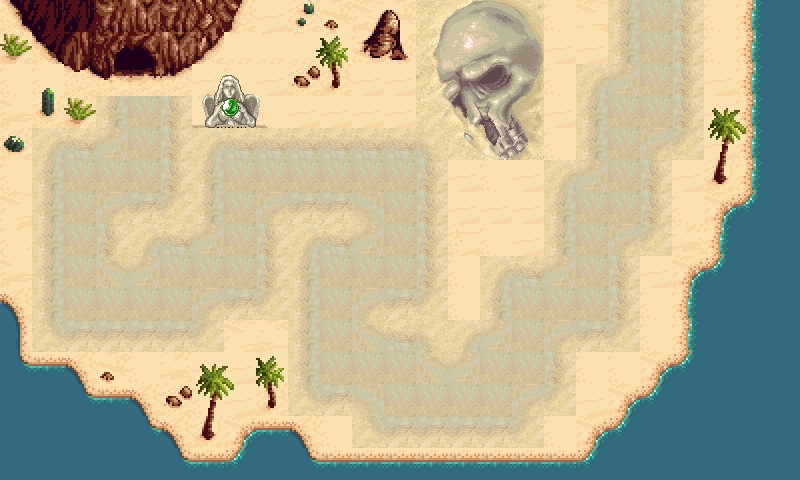

This game map was drawn from its Tiled (.tmx) file and the tilesets committed beside it. A one-line description and the full map source follow:
An orthogonal 25x15 tile map with 32x32 px tiles, 2 tile layers (background, foreground), 2 tilesets and 26 objects.

<map version="1.0" orientation="orthogonal" renderorder="right-down" width="25" height="15" tilewidth="32" tileheight="32" nextobjectid="29">
 <tileset firstgid="1" name="desert" tilewidth="32" tileheight="32" tilecount="312" columns="13">
  <image source="desert.png" width="416" height="768" />
 </tileset>
 <tileset firstgid="313" name="ground_tiles" tilewidth="32" tileheight="32" tilecount="441" columns="21">
  <image source="ground_tiles.png" width="672" height="701" />
 </tileset>
 <layer name="background" width="25" height="15">
  <data encoding="csv">
45,45,45,430,412,432,45,45,33,33,8,45,8,45,33,45,45,45,8,430,412,432,45,53,54,
45,45,45,430,412,432,33,46,46,46,46,45,45,45,33,33,33,33,33,430,412,432,45,53,54,
45,45,7,430,412,432,33,45,33,45,33,33,33,45,45,33,33,45,409,433,412,432,33,53,54,
32,45,33,430,412,432,46,45,45,33,33,33,33,45,33,33,45,33,430,412,412,432,33,53,54,
45,409,410,433,412,432,409,410,410,410,410,410,410,411,33,45,45,45,430,412,455,453,33,53,54,
45,430,412,412,412,432,430,412,412,412,412,412,412,432,33,45,33,409,433,412,432,33,45,53,54,
6,430,412,455,452,453,430,412,455,452,452,454,412,432,33,33,33,430,412,412,432,45,40,43,54,
19,430,412,432,409,410,433,412,432,409,410,433,412,432,97,45,33,430,412,455,453,85,53,54,54,
32,430,412,434,433,412,412,412,432,430,412,412,412,432,45,409,410,433,412,432,33,40,43,54,54,
42,430,412,412,412,412,455,452,453,430,412,455,452,453,45,430,412,412,412,432,45,53,54,54,54,
55,451,452,452,452,452,453,6,7,430,412,434,410,411,409,433,412,455,452,453,45,53,54,54,54,
44,41,42,45,45,85,33,33,45,430,412,412,412,434,433,412,412,432,45,45,40,43,54,54,54,
54,54,44,41,42,45,45,33,33,451,452,454,412,412,412,412,455,453,33,40,43,54,54,54,54,
54,54,54,54,44,42,45,40,41,42,45,451,452,452,452,452,453,45,40,43,54,54,54,54,54,
54,54,54,54,54,44,41,43,54,44,41,41,41,41,41,41,41,41,43,54,54,54,54,54,54
</data>
 </layer>
 <layer name="foreground" width="25" height="15">
  <data encoding="csv">
248,249,249,264,265,264,253,254,0,62,130,125,126,657,658,659,660,0,0,0,0,0,0,0,0,
151,262,263,258,259,265,266,0,0,147,148,138,139,678,679,680,681,0,0,0,0,0,0,0,0,
0,63,276,271,272,278,727,728,729,73,161,0,0,699,700,701,702,0,0,0,0,0,0,0,0,
0,76,151,0,0,0,748,749,750,0,0,0,0,720,721,722,723,0,0,0,0,0,123,124,0,
75,0,0,0,0,0,0,0,0,0,0,0,0,741,742,743,744,0,0,0,0,0,136,137,0,
0,0,0,0,0,0,0,0,0,0,0,0,0,0,0,0,0,0,0,0,0,0,149,150,0,
0,0,0,0,0,0,0,0,0,0,0,0,0,0,0,0,0,0,0,0,0,0,0,0,0,
0,0,0,0,0,0,0,0,0,0,0,0,0,0,0,0,0,0,0,0,0,0,0,0,0,
0,0,0,0,0,0,0,0,0,0,0,0,0,0,0,0,0,0,0,0,0,0,0,0,0,
0,0,0,0,0,0,0,0,0,0,0,0,0,0,0,0,0,0,0,0,0,0,0,0,0,
0,0,0,0,0,0,0,0,0,0,0,0,0,0,0,0,0,0,0,0,0,0,0,0,0,
0,0,0,130,0,0,123,124,148,0,0,0,0,0,0,0,0,0,0,0,0,0,0,0,0,
0,0,0,0,0,73,136,137,161,0,0,0,0,0,0,0,0,0,0,0,0,0,0,0,0,
0,0,0,0,0,0,149,150,0,0,0,0,0,0,0,0,0,0,0,0,0,0,0,0,0,
0,0,0,0,0,0,0,0,0,0,0,0,0,0,0,0,0,0,0,0,0,0,0,0,0
</data>
 </layer>
 <objectgroup name="nodes">
  <object id="20" x="410.667" y="326.667" />
  <object id="21" x="447.333" y="349.333" />
  <object id="22" x="290.667" y="250" />
  <object id="23" x="128" y="247.333" />
  <object id="24" x="573.333" y="155.333" />
  <object id="25" x="646.667" y="266" />
  <object id="26" x="542.667" y="253.333" />
  <object id="28" x="234" y="330" />
 </objectgroup>
 <objectgroup name="path">
  <object id="1" x="656" y="0.666667" />
  <object id="2" x="650.667" y="86.6667" />
  <object id="3" x="625.333" y="156" />
  <object id="4" x="593.333" y="250.667" />
  <object id="5" x="545.333" y="314.667" />
  <object id="7" x="480" y="384" />
  <object id="8" x="416" y="385.333" />
  <object id="9" x="336" y="320" />
  <object id="10" x="341.333" y="268" />
  <object id="11" x="399.333" y="223.333" />
  <object id="12" x="358" y="172.667" />
  <object id="13" x="256" y="184" />
  <object id="14" x="226.667" y="276.667" />
  <object id="15" x="130.667" y="292.667" />
  <object id="16" x="81.3333" y="258" />
  <object id="17" x="92" y="188" />
  <object id="18" x="135.333" y="154" />
  <object id="19" x="144" y="65.3333" />
 </objectgroup>
</map>
